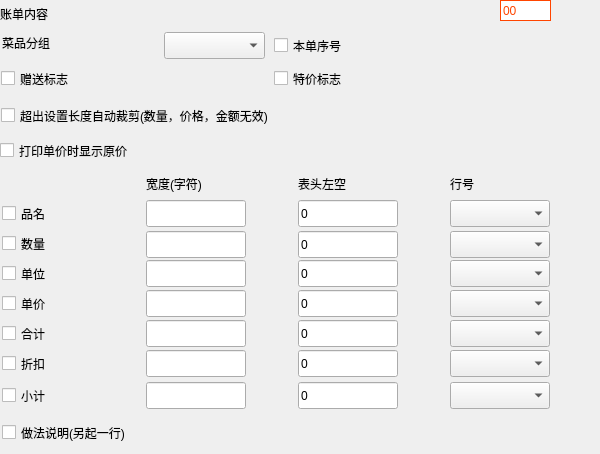
            <widget class="QWidget" name="page_2">
             <widget class="lds_lineedit" name="bp_fmt_content_len">
              <property name="geometry">
               <rect>
                <x>500</x>
                <y>0</y>
                <width>51</width>
                <height>21</height>
               </rect>
              </property>
              <property name="minimumSize">
               <size>
                <width>51</width>
                <height>0</height>
               </size>
              </property>
              <property name="maximumSize">
               <size>
                <width>51</width>
                <height>16777215</height>
               </size>
              </property>
              <property name="styleSheet">
               <string notr="true">border:1px solid orangered;color:orangered;</string>
              </property>
              <property name="text">
               <string>00</string>
              </property>
              <property name="outer_stylesheet" stdset="0">
               <string>lineedit_printsize</string>
              </property>
             </widget>
             <widget class="QLabel" name="label_25">
              <property name="geometry">
               <rect>
                <x>0</x>
                <y>0</y>
                <width>351</width>
                <height>27</height>
               </rect>
              </property>
              <property name="text">
               <string>账单内容</string>
              </property>
             </widget>
             <widget class="lds_ComboBox" name="bp_fmt_price_row">
              <property name="geometry">
               <rect>
                <x>450</x>
                <y>290</y>
                <width>100</width>
                <height>27</height>
               </rect>
              </property>
             </widget>
             <widget class="lds_ComboBox" name="bp_fmt_amount_row">
              <property name="geometry">
               <rect>
                <x>450</x>
                <y>382</y>
                <width>100</width>
                <height>27</height>
               </rect>
              </property>
             </widget>
             <widget class="QCheckBox" name="bp_fmt_disdetail">
              <property name="geometry">
               <rect>
                <x>2</x>
                <y>351</y>
                <width>130</width>
                <height>25</height>
               </rect>
              </property>
              <property name="text">
               <string>折扣</string>
              </property>
             </widget>
             <widget class="QLineEdit" name="bp_fmt_num_len">
              <property name="geometry">
               <rect>
                <x>146</x>
                <y>231</y>
                <width>100</width>
                <height>27</height>
               </rect>
              </property>
             </widget>
             <widget class="QCheckBox" name="bp_fmt_dishname">
              <property name="geometry">
               <rect>
                <x>2</x>
                <y>201</y>
                <width>130</width>
                <height>25</height>
               </rect>
              </property>
              <property name="text">
               <string>品名</string>
              </property>
             </widget>
             <widget class="QCheckBox" name="bp_fmt_price">
              <property name="geometry">
               <rect>
                <x>2</x>
                <y>291</y>
                <width>130</width>
                <height>25</height>
               </rect>
              </property>
              <property name="text">
               <string>单价</string>
              </property>
             </widget>
             <widget class="QLineEdit" name="bp_fmt_amount_left">
              <property name="geometry">
               <rect>
                <x>298</x>
                <y>382</y>
                <width>100</width>
                <height>27</height>
               </rect>
              </property>
              <property name="text">
               <string>0</string>
              </property>
             </widget>
             <widget class="QLineEdit" name="bp_fmt_unit_left">
              <property name="geometry">
               <rect>
                <x>298</x>
                <y>260</y>
                <width>100</width>
                <height>27</height>
               </rect>
              </property>
              <property name="text">
               <string>0</string>
              </property>
             </widget>
             <widget class="QLineEdit" name="bp_fmt_dishname_len">
              <property name="geometry">
               <rect>
                <x>146</x>
                <y>200</y>
                <width>100</width>
                <height>27</height>
               </rect>
              </property>
             </widget>
             <widget class="QLineEdit" name="bp_fmt_unit_len">
              <property name="geometry">
               <rect>
                <x>146</x>
                <y>260</y>
                <width>100</width>
                <height>27</height>
               </rect>
              </property>
             </widget>
             <widget class="QLineEdit" name="bp_fmt_dishname_left">
              <property name="geometry">
               <rect>
                <x>298</x>
                <y>200</y>
                <width>100</width>
                <height>27</height>
               </rect>
              </property>
              <property name="text">
               <string>0</string>
              </property>
             </widget>
             <widget class="QLabel" name="label_23">
              <property name="geometry">
               <rect>
                <x>298</x>
                <y>174</y>
                <width>151</width>
                <height>20</height>
               </rect>
              </property>
              <property name="text">
               <string>表头左空</string>
              </property>
             </widget>
             <widget class="lds_ComboBox" name="bp_fmt_dishname_row">
              <property name="geometry">
               <rect>
                <x>450</x>
                <y>200</y>
                <width>100</width>
                <height>27</height>
               </rect>
              </property>
             </widget>
             <widget class="QLineEdit" name="bp_fmt_price_left">
              <property name="geometry">
               <rect>
                <x>298</x>
                <y>290</y>
                <width>100</width>
                <height>27</height>
               </rect>
              </property>
              <property name="text">
               <string>0</string>
              </property>
             </widget>
             <widget class="lds_ComboBox" name="bp_fmt_num_row">
              <property name="geometry">
               <rect>
                <x>450</x>
                <y>231</y>
                <width>100</width>
                <height>27</height>
               </rect>
              </property>
             </widget>
             <widget class="QLineEdit" name="bp_fmt_num_left">
              <property name="geometry">
               <rect>
                <x>298</x>
                <y>231</y>
                <width>100</width>
                <height>27</height>
               </rect>
              </property>
              <property name="text">
               <string>0</string>
              </property>
             </widget>
             <widget class="QLineEdit" name="bp_fmt_disdetail_left">
              <property name="geometry">
               <rect>
                <x>298</x>
                <y>350</y>
                <width>100</width>
                <height>27</height>
               </rect>
              </property>
              <property name="text">
               <string>0</string>
              </property>
             </widget>
             <widget class="lds_ComboBox" name="bp_fmt_disdetail_row">
              <property name="geometry">
               <rect>
                <x>450</x>
                <y>350</y>
                <width>100</width>
                <height>27</height>
               </rect>
              </property>
             </widget>
             <widget class="QLineEdit" name="bp_fmt_amount_len">
              <property name="geometry">
               <rect>
                <x>146</x>
                <y>382</y>
                <width>100</width>
                <height>27</height>
               </rect>
              </property>
             </widget>
             <widget class="QLabel" name="label_22">
              <property name="geometry">
               <rect>
                <x>146</x>
                <y>174</y>
                <width>151</width>
                <height>20</height>
               </rect>
              </property>
              <property name="text">
               <string>宽度(字符)</string>
              </property>
             </widget>
             <widget class="QLineEdit" name="bp_fmt_price_len">
              <property name="geometry">
               <rect>
                <x>146</x>
                <y>290</y>
                <width>100</width>
                <height>27</height>
               </rect>
              </property>
             </widget>
             <widget class="QCheckBox" name="bp_fmt_printmemo">
              <property name="geometry">
               <rect>
                <x>2</x>
                <y>420</y>
                <width>541</width>
                <height>25</height>
               </rect>
              </property>
              <property name="text">
               <string>做法说明(另起一行)</string>
              </property>
             </widget>
             <widget class="QLineEdit" name="bp_fmt_disdetail_len">
              <property name="geometry">
               <rect>
                <x>146</x>
                <y>350</y>
                <width>100</width>
                <height>27</height>
               </rect>
              </property>
             </widget>
             <widget class="QLabel" name="label_21">
              <property name="geometry">
               <rect>
                <x>450</x>
                <y>174</y>
                <width>141</width>
                <height>20</height>
               </rect>
              </property>
              <property name="text">
               <string>行号</string>
              </property>
             </widget>
             <widget class="lds_ComboBox" name="bp_fmt_unit_row">
              <property name="geometry">
               <rect>
                <x>450</x>
                <y>260</y>
                <width>100</width>
                <height>27</height>
               </rect>
              </property>
             </widget>
             <widget class="QCheckBox" name="bp_fmt_unit">
              <property name="geometry">
               <rect>
                <x>2</x>
                <y>261</y>
                <width>130</width>
                <height>25</height>
               </rect>
              </property>
              <property name="text">
               <string>单位</string>
              </property>
             </widget>
             <widget class="QCheckBox" name="bp_fmt_num">
              <property name="geometry">
               <rect>
                <x>2</x>
                <y>231</y>
                <width>130</width>
                <height>25</height>
               </rect>
              </property>
              <property name="text">
               <string>数量</string>
              </property>
             </widget>
             <widget class="QCheckBox" name="bp_fmt_amount">
              <property name="geometry">
               <rect>
                <x>2</x>
                <y>383</y>
                <width>130</width>
                <height>25</height>
               </rect>
              </property>
              <property name="text">
               <string>小计</string>
              </property>
             </widget>
             <widget class="lds_checkbox_wrap" name="bp_fmt_overstep_cut">
              <property name="geometry">
               <rect>
                <x>1</x>
                <y>100</y>
                <width>541</width>
                <height>31</height>
               </rect>
              </property>
              <property name="text">
               <string>超出设置长度自动裁剪(数量，价格，金额无效)</string>
              </property>
             </widget>
             <widget class="lds_checkbox_wrap" name="bp_fmt_rowid">
              <property name="geometry">
               <rect>
                <x>274</x>
                <y>33</y>
                <width>180</width>
                <height>25</height>
               </rect>
              </property>
              <property name="text">
               <string>本单序号</string>
              </property>
             </widget>
             <widget class="lds_checkbox_wrap" name="bp_fmt_specialflag">
              <property name="geometry">
               <rect>
                <x>274</x>
                <y>66</y>
                <width>180</width>
                <height>25</height>
               </rect>
              </property>
              <property name="text">
               <string>特价标志</string>
              </property>
             </widget>
             <widget class="lds_checkbox_wrap" name="bp_fmt_presentflag">
              <property name="geometry">
               <rect>
                <x>1</x>
                <y>66</y>
                <width>271</width>
                <height>25</height>
               </rect>
              </property>
              <property name="text">
               <string>赠送标志</string>
              </property>
             </widget>
             <widget class="QLabel" name="label_24">
              <property name="geometry">
               <rect>
                <x>2</x>
                <y>32</y>
                <width>151</width>
                <height>21</height>
               </rect>
              </property>
              <property name="text">
               <string>菜品分组</string>
              </property>
             </widget>
             <widget class="lds_ComboBox" name="bp_fmt_series_group">
              <property name="geometry">
               <rect>
                <x>164</x>
                <y>32</y>
                <width>101</width>
                <height>27</height>
               </rect>
              </property>
             </widget>
             <widget class="lds_ComboBox" name="bp_fmt_total_row">
              <property name="geometry">
               <rect>
                <x>450</x>
                <y>320</y>
                <width>100</width>
                <height>27</height>
               </rect>
              </property>
             </widget>
             <widget class="QLineEdit" name="bp_fmt_total_left">
              <property name="geometry">
               <rect>
                <x>298</x>
                <y>320</y>
                <width>100</width>
                <height>27</height>
               </rect>
              </property>
              <property name="text">
               <string>0</string>
              </property>
             </widget>
             <widget class="QLineEdit" name="bp_fmt_total_len">
              <property name="geometry">
               <rect>
                <x>146</x>
                <y>320</y>
                <width>100</width>
                <height>27</height>
               </rect>
              </property>
             </widget>
             <widget class="QCheckBox" name="bp_fmt_total">
              <property name="geometry">
               <rect>
                <x>2</x>
                <y>321</y>
                <width>130</width>
                <height>25</height>
               </rect>
              </property>
              <property name="text">
               <string>合计</string>
              </property>
             </widget>
             <widget class="lds_checkbox_wrap" name="bp_fmt_price_with_org">
              <property name="geometry">
               <rect>
                <x>0</x>
                <y>140</y>
                <width>541</width>
                <height>21</height>
               </rect>
              </property>
              <property name="text">
               <string>打印单价时显示原价</string>
              </property>
             </widget>
            </widget>
